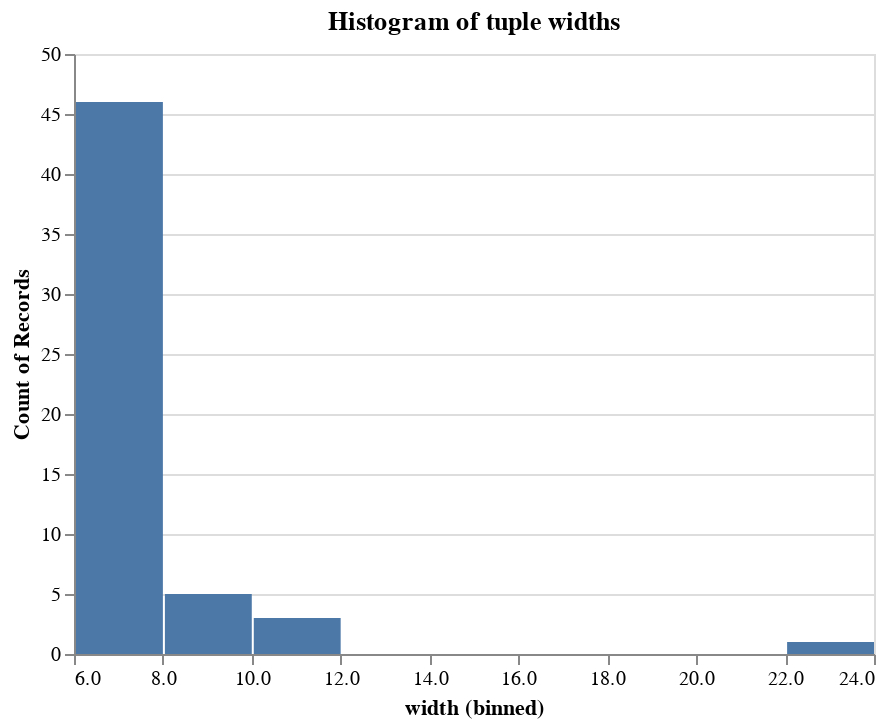

Source (notebook cell):
### Code cell
alt.Chart(width_df,title="Histogram of tuple widths").mark_bar().encode(
    alt.X("width:Q", bin=True),
    y='count()',
)

### Figure 1 — Vega-Lite specification as saved in the notebook (floating-point values rounded to 4 significant figures)
{"config": {"view": {"continuousWidth": 400, "continuousHeight": 300}}, "data": {"name": "data-8c3c8208e531b5999bca7bd2383a8d6d"}, "mark": "bar", "encoding": {"x": {"type": "quantitative", "bin": true, "field": "width"}, "y": {"type": "quantitative", "aggregate": "count"}}, "title": "Histogram of tuple widths", "$schema": "https://vega.github.io/schema/vega-lite/v4.0.0.json", "datasets": {"data-8c3c8208e531b5999bca7bd2383a8d6d": [{"width": 7}, {"width": 7}, {"width": 7}, {"width": 7}, {"width": 7}, {"width": 8}, {"width": 23}, {"width": 8}, {"width": 9}, {"width": 8}, {"width": 8}, {"width": 6}, {"width": 11}, {"width": 11}, {"width": 11}, {"width": 6}, {"width": 6}, {"width": 6}, {"width": 6}, {"width": 6}, {"width": 6}, {"width": 6}, {"width": 6}, {"width": 6}, {"width": 6}, {"width": 6}, {"width": 6}, {"width": 6}, {"width": 6}, {"width": 6}, {"width": 6}, {"width": 6}, {"width": 6}, {"width": 6}, {"width": 6}, {"width": 6}, {"width": 6}, {"width": 6}, {"width": 6}, {"width": 6}, {"width": 6}, {"width": 6}, {"width": 6}, {"width": 6}, {"width": 6}, {"width": 6}, {"width": 6}, {"width": 6}, {"width": 6}, {"width": 6}, {"width": 6}, {"width": 6}, {"width": 7}, {"width": 6}, {"width": 6}]}}
